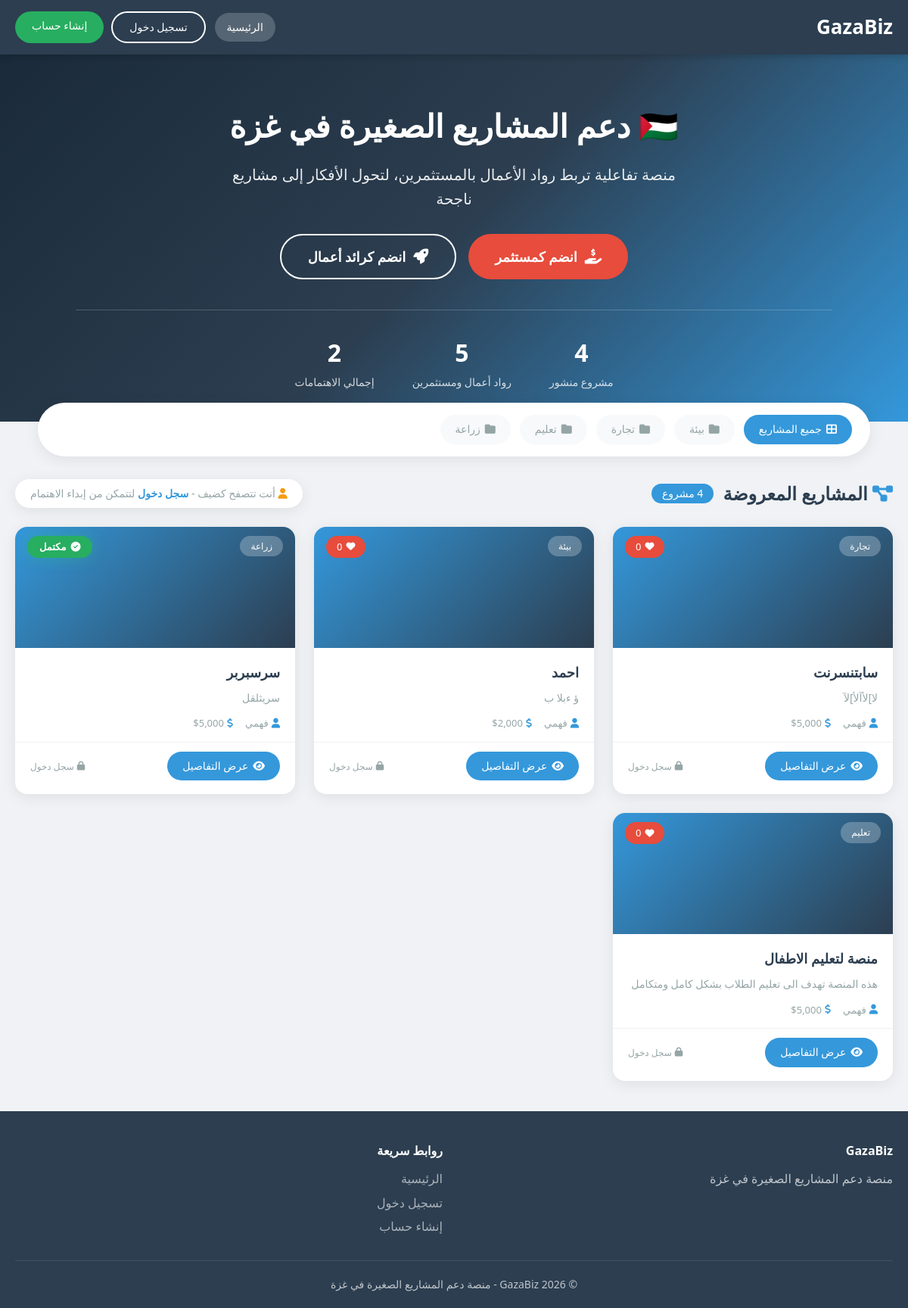
The page / on the database its author committed.
### tables this page shows
CREATE TABLE `projects` (
  `id` int(11) NOT NULL,
  `user_id` int(11) NOT NULL,
  `title` varchar(150) NOT NULL,
  `category` varchar(50) NOT NULL,
  `description` text NOT NULL,
  `target_budget` decimal(12,2) NOT NULL,
  `current_investment` decimal(12,2) DEFAULT 0.00,
  `interest_count` int(11) DEFAULT 0,
  `status` enum('pending','approved','rejected') DEFAULT 'pending',
  `created_at` timestamp NOT NULL DEFAULT current_timestamp()
);

CREATE TABLE `users` (
  `id` int(11) NOT NULL,
  `full_name` varchar(100) NOT NULL,
  `email` varchar(100) NOT NULL,
  `password_hash` varchar(255) NOT NULL,
  `role` enum('entrepreneur','investor','admin') DEFAULT 'entrepreneur',
  `created_at` timestamp NOT NULL DEFAULT current_timestamp(),
  `wallet` decimal(12,2) DEFAULT 0.00
);

### index.php (the view, shortened to what this page needs)
<?php
require_once 'config/database.php';
$categories = $pdo->query("SELECT DISTINCT category FROM projects WHERE status = 'approved' ORDER BY category")->fetchAll(PDO::FETCH_COLUMN);
$selected_category = isset($_GET['category']) ? $_GET['category'] : '';
if ($selected_category) {
    $stmt = $pdo->prepare("SELECT p.*, u.full_name, u.id as owner_id
                           FROM projects p
                           JOIN users u ON p.user_id = u.id
                           WHERE p.status = 'approved' AND p.category = ?
                           ORDER BY p.created_at DESC");
    $stmt->execute([$selected_category]);
} else {
    $stmt = $pdo->query("SELECT p.*, u.full_name, u.id as owner_id
                         FROM projects p
                         JOIN users u ON p.user_id = u.id
                         WHERE p.status = 'approved'
                         ORDER BY p.created_at DESC");
}
$projects = $stmt->fetchAll();
$total_projects = count($projects);
$total_entrepreneurs = $pdo->query("SELECT COUNT(*) FROM users WHERE role = 'entrepreneur'")->fetchColumn();
$total_investors = $pdo->query("SELECT COUNT(*) FROM users WHERE role = 'investor'")->fetchColumn();
$total_interests = $pdo->query("SELECT SUM(interest_count) FROM projects WHERE status = 'approved'")->fetchColumn();
$is_logged_in = isset($_SESSION['user_id']);
$role = $is_logged_in ? $_SESSION['role'] : '';
$name = $is_logged_in ? $_SESSION['name'] : '';
$notification_count = 0;
?>
<!DOCTYPE html>
<html lang="ar" dir="rtl">
<head>
    <link rel="stylesheet" href="assets/css/style.css">
    <link rel="stylesheet" href="https://cdnjs.cloudflare.com/ajax/libs/font-awesome/6.4.0/css/all.min.css">
</head>
<body>
    <header class="header">
        <div class="header-container">
            <div class="logo">
                <a href="index.php"> GazaBiz</a>
            </div>
            <nav class="nav">
                <a href="index.php" class="nav-link active"> الرئيسية</a>
                <?php if ($is_logged_in && $role === 'admin'): ?>
                    <a href="admin/dashboard.php" class="nav-link admin-link"> لوحة التحكم</a>
                    <a href="admin/add_project.php" class="nav-link"> إضافة مشروع</a>
                    <a href="admin/user_dashboard.php" class="nav-link"> المستخدمين</a>
                    <div class="user-info">
                        <div class="notification-wrapper">
                            <div class="notification-bell" onclick="toggleNotifications()">
                                <i class="fas fa-bell"></i>
                                <?php if ($notification_count > 0): ?>
                                    <span class="notification-badge"><?= $notification_count ?></span>
                                <?php endif; ?>
                            </div>
                            <div class="notification-dropdown" id="notificationDropdown">
                                <div class="notif-header">
                                    <span> الإشعارات</span>
                                    <?php if ($notification_count > 0): ?>
                                        <span class="mark-read" onclick="markAllRead()">تحديد الكل كمقروء</span>
                                    <?php endif; ?>
                                </div>
                                <div id="notificationList">
                                    <div class="notif-empty">
                                        <i class="fas fa-spinner fa-spin"></i>
                                        جاري التحميل...
                                    </div>
                                </div>
                            </div>
                        </div>
                        <span class="user-name"> <?= htmlspecialchars($name) ?></span>
                        <span class="user-role">(مدير)</span>
                        <a href="logout.php" class="btn-logout"> خروج</a>
                    </div>
                <?php else: ?>
                    <div class="guest-actions">
                        <a href="login.php" class="btn-login"> تسجيل دخول</a>
                        <a href="register.php" class="btn-register"> إنشاء حساب</a>
                    </div>
                <?php endif; ?>
            </nav>
        </div>
    </header>
    <section class="hero-section">
        <div class="hero-container">
            <div class="hero-content">
                <h1>🇵🇸 دعم المشاريع الصغيرة في غزة</h1>
                <p class="hero-subtitle">منصة تفاعلية تربط رواد الأعمال بالمستثمرين، لتحول الأفكار إلى مشاريع ناجحة</p>
                <?php if (!$is_logged_in): ?>
                    <div class="hero-buttons">
                        <a href="register.php?role=investor" class="hero-btn primary">
                            <i class="fas fa-hand-holding-usd"></i> انضم كمستثمر
                        </a>
                        <a href="register.php?role=entrepreneur" class="hero-btn secondary">
                            <i class="fas fa-rocket"></i> انضم كرائد أعمال
                        </a>
                    </div>
                <?php endif; ?>
            </div>
            <div class="hero-stats">
                <div class="stat-item">
                    <span class="stat-number"><?= $total_projects ?></span>
                    <span class="stat-label">مشروع منشور</span>
                </div>
                <div class="stat-item">
                    <span class="stat-number"><?= $total_entrepreneurs + $total_investors ?></span>
                    <span class="stat-label">رواد أعمال ومستثمرين</span>
                </div>
                <div class="stat-item">
                    <span class="stat-number"><?= $total_interests ?: 0 ?></span>
                    <span class="stat-label">إجمالي الاهتمامات</span>
                </div>
            </div>
        </div>
    </section>
    <div class="container">
        <div class="categories-bar">
            <a href="index.php" class="category-link <?= !$selected_category ? 'active' : '' ?>">
                <i class="fas fa-th-large"></i> جميع المشاريع
            </a>
            <?php foreach ($categories as $cat): ?>
                <a href="index.php?category=<?= urlencode($cat) ?>"
                   class="category-link <?= $selected_category === $cat ? 'active' : '' ?>">
                    <i class="fas fa-folder"></i> <?= htmlspecialchars($cat) ?>
                </a>
            <?php endforeach; ?>
        </div>
        <div class="projects-header">
            <div class="projects-title">
                <h2><i class="fas fa-project-diagram"></i> المشاريع المعروضة</h2>
                <span class="projects-count"><?= $total_projects ?> مشروع</span>
            </div>
            <?php if (!$is_logged_in): ?>
                <div class="guest-badge">
                    <i class="fas fa-user"></i> أنت تتصفح كضيف -
                    <a href="login.php">سجل دخول</a> لتتمكن من إبداء الاهتمام
                </div>
            <?php endif; ?>
        </div>
        <?php if ($total_projects > 0): ?>
            <div class="projects-grid">
                <?php foreach ($projects as $proj):
                    $is_completed = ($proj['current_investment'] >= $proj['target_budget']);
                ?>
                    <div class="project-card <?= $is_completed ? 'completed' : '' ?>">
                        <div class="card-image">
                            <span class="card-category-badge"><?= htmlspecialchars($proj['category']) ?></span>
                            <?php if ($is_completed): ?>
                                <span class="card-completed-badge">
                                    <i class="fas fa-check-circle"></i> مكتمل
                                </span>
                            <?php else: ?>
                                <span class="card-interest-badge">
                                    <i class="fas fa-heart"></i> <?= $proj['interest_count'] ?>
                                </span>
                            <?php endif; ?>
                        </div>
                        <div class="card-body">
                            <h3 class="card-title"><?= htmlspecialchars($proj['title']) ?></h3>
                            <p class="card-description">
                                <?= mb_substr(htmlspecialchars($proj['description']), 0, 100) . (strlen($proj['description']) > 100 ? '...' : '') ?>
                            </p>
                            <div class="card-meta">
                                <span class="meta-item"><i class="fas fa-user"></i> <?= htmlspecialchars($proj['full_name']) ?></span>
                                <span class="meta-item"><i class="fas fa-dollar-sign"></i> $<?= number_format($proj['target_budget']) ?></span>
                            </div>
                        </div>
                        <div class="card-footer">
                            <a href="project_details.php?id=<?= $proj['id'] ?>" class="btn-details">
                                <i class="fas fa-eye"></i> عرض التفاصيل
                            </a>
                            <?php if ($is_logged_in && $role === 'investor' && !$is_completed): ?>
                                <button class="btn-interest-small" onclick="quickInterest(<?= $proj['id'] ?>)">
                                    <i class="fas fa-heart"></i> اهتمام
                                </button>
                            <?php elseif (!$is_logged_in): ?>
                                <span class="guest-tip"><i class="fas fa-lock"></i> سجل دخول</span>
                            <?php endif; ?>
                        </div>
                    </div>
                <?php endforeach; ?>
            </div>
        <?php endif; ?>
    </div>
    <footer class="footer">
        <div class="footer-container">
            <div class="footer-content">
                <div class="footer-section">
                    <h4> GazaBiz</h4>
                    <p>منصة دعم المشاريع الصغيرة في غزة</p>
                </div>
                <div class="footer-section">
                    <h4>روابط سريعة</h4>
                    <ul>
                        <li><a href="index.php">الرئيسية</a></li>
                        <?php if (!$is_logged_in): ?>
                            <li><a href="login.php">تسجيل دخول</a></li>
                            <li><a href="register.php">إنشاء حساب</a></li>
                        <?php endif; ?>
                    </ul>
                </div>
            </div>
            <div class="footer-bottom">
                <p>© 2026 GazaBiz - منصة دعم المشاريع الصغيرة في غزة</p>
            </div>
        </div>
    </footer>
</body>
</html>

### rows shown on the page
projects: category "تجارة", interest_count "0", title "سابتنسرنت", description "لا]لأآلأ]لآ", user.full_name "فهمي", target_budget "5,000"
projects: category "بيئة", interest_count "0", title "احمد", description "ؤ ءبلا ب", user.full_name "فهمي", target_budget "2,000"
projects: category "زراعة", current_investment "مكتمل", title "سرسبربر", description "سريثلقل", user.full_name "فهمي", target_budget "5,000"
projects: category "تعليم", interest_count "0", title "منصة لتعليم الاطفال", description "هذه المنصة تهدف الى تعليم الطلاب بشكل كامل ومتكامل", user.full_name "فهمي", target_budget "5,000"

### other values the page prints
$total_projects "4"
$total_entrepreneurs + $total_investors "5"
$total_interests ?: 0 "2"
$cat "بيئة"
$cat "تجارة"
$cat "تعليم"
$cat "زراعة"
